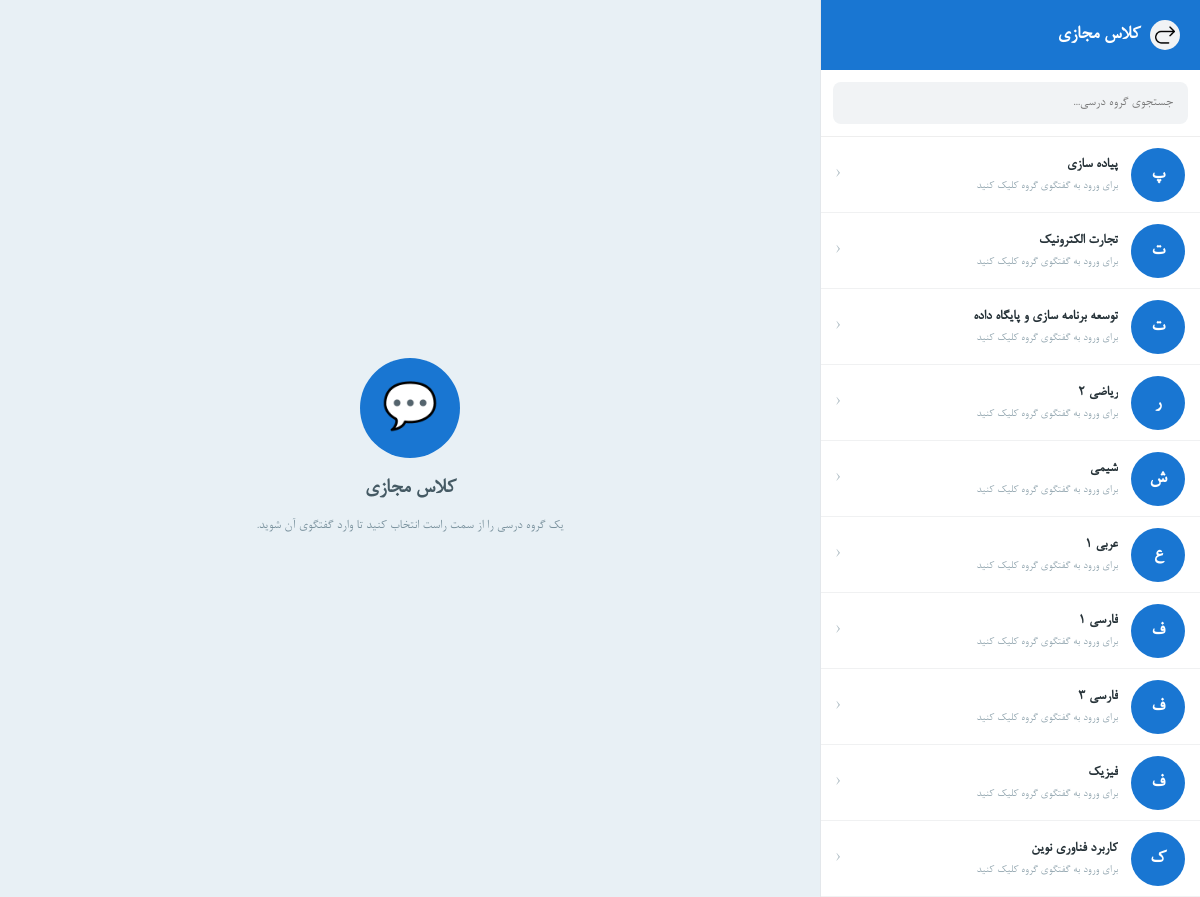
/online_class/index.php (signed in), run on the app's committed database.
### tables this page shows
CREATE TABLE `courses` (
  `Co_ID` int(11) NOT NULL,
  `Co_name` varchar(50) NOT NULL,
  `Co_num` int(2) NOT NULL,
  `Co_type` int(1) NOT NULL,
  `Co_teacherID` int(3) NOT NULL,
  `Co_classID` int(3) NOT NULL
);

### online_class/index.php (the view, shortened to what this page needs)
<?php
require_once '../connect.php';
$id = (int)$_SESSION['ID'];
$type = (int)$_SESSION['type'];
if ($type === 0) {
    $sql = "SELECT c.Co_ID, c.Co_name
            FROM courses c
            INNER JOIN students s ON s.Stu_classID = c.Co_classID
            WHERE s.Stu_ID = :id
            ORDER BY c.Co_name";
    $stmt = $connect->prepare($sql);
    $stmt->execute([':id' => $id]);
} elseif ($type === 1) {
    $sql = "SELECT Co_ID, Co_name
            FROM courses
            WHERE Co_teacherID = :id
            ORDER BY Co_name";
    $stmt = $connect->prepare($sql);
    $stmt->execute([':id' => $id]);
} else {
    $sql = "SELECT Co_ID, Co_name
            FROM courses
            ORDER BY Co_name";
    $stmt = $connect->prepare($sql);
    $stmt->execute();
}
$courses = $stmt->fetchAll(PDO::FETCH_ASSOC);
?>
<!DOCTYPE html>
<html lang="fa" dir="rtl">
<head>
    <link rel="stylesheet" href="../styles/font.css">
    <link rel="stylesheet" href="styles/index.css">
</head>
<body>
<div class="app">
    <div class="messenger">
        <aside class="sidebar">
            <div class="sidebar-header">
                 <button class="back-btn" onclick="location.href='../login.php'">
                    <img src="../images/icons/class_back.png" alt="" id="back">
            </button>
                <div class="sidebar-title">کلاس مجازی</div>
            </div>
            <div class="search-box">
                <input
                    type="text"
                    class="search"
                    id="courseSearch"
                    placeholder="جستجوی گروه درسی..."
                >
            </div>
            <div class="course-list" id="courseList">
                <?php if (!empty($courses)): ?>
                    <?php foreach ($courses as $course): ?>
                        <a
                            href="chat.php?course_id=<?= (int)$course['Co_ID'] ?>"
                            class="course"
                            data-name="<?= htmlspecialchars($course['Co_name']) ?>"
                        >
                            <div class="avatar">
                                <?= htmlspecialchars(mb_substr($course['Co_name'], 0, 1, 'UTF-8')) ?>
                            </div>
                            <div class="course-info">
                                <div class="course-name">
                                    <?= htmlspecialchars($course['Co_name']) ?>
                                </div>
                                <div class="course-last">
                                    برای ورود به گفتگوی گروه کلیک کنید
                                </div>
                            </div>
                            <div class="course-arrow">
                                ‹
                            </div>
                        </a>
                    <?php endforeach; ?>
                <?php else: ?>
                    <div class="empty">
                        گروه درسی‌ای برای شما وجود ندارد.
                    </div>
                <?php endif; ?>
            </div>
        </aside>
        <main class="welcome">
            <div class="welcome-content">
                <div class="welcome-icon">
                    💬
                </div>
                <h2>
                    کلاس مجازی
                </h2>
                <p>
                    یک گروه درسی را از سمت راست انتخاب کنید
                    تا وارد گفتگوی آن شوید.
                </p>
            </div>
        </main>
    </div>
</div>
</body>
</html>

### online_class/styles/index.css (style rules this page uses)
* { box-sizing: border-box; }
html, body { margin: 0; padding: 0; width: 100%; height: 100%; font-family: Tahoma, Arial, sans-serif; background: #dfe7ef; }
body { overflow: hidden; }
.app { width: 100%; height: 100vh; display: flex; justify-content: center; align-items: center; }
.back-btn { width:30px; height:30px; border:0; border-radius:50%; background:#f1f3f5; color:#333; display:flex; align-items:center; justify-content:center; cursor:pointer; font-size:21px; flex-shrink:0; }
.messenger { width: 100%; max-width: 1200px; height: 100vh; background: #fff; display: flex; overflow: hidden; box-shadow: 0 0 25px rgba(0,0,0,.12); }
.sidebar { width: 380px; min-width: 380px; background: #fff; border-left: 1px solid #e3e7eb; display: flex; flex-direction: column; }
.sidebar-header { height: 70px; background: #1976d2; color: #fff; display: flex; align-items: center; padding: 0 20px; gap: 10px; }
.sidebar-title { font-size: 20px; font-weight: bold; }
.search-box { padding: 12px; background: #fff; border-bottom: 1px solid #eee; }
.search { width: 100%; height: 42px; border: none; outline: none; border-radius: 8px; background: #f1f3f5; padding: 0 15px; font-family: inherit; font-size: 14px; }
.course-list { flex: 1; overflow-y: auto; }
.course { height: 76px; display: flex; align-items: center; text-decoration: none; color: #263238; padding: 8px 15px; border-bottom: 1px solid #f0f1f2; transition: background .15s; }
.avatar { width: 54px; height: 54px; min-width: 54px; border-radius: 50%; background: #1976d2; color: #fff; display: flex; align-items: center; justify-content: center; font-size: 20px; font-weight: bold; margin-left: 13px; }
.course-info { min-width: 0; flex: 1; }
.course-name { font-size: 15px; font-weight: bold; margin-bottom: 8px; white-space: nowrap; overflow: hidden; text-overflow: ellipsis; }
.course-last { font-size: 12px; color: #90a4ae; }
.course-arrow { color: #b0bec5; font-size: 18px; margin-right: 8px; }
.welcome { flex: 1; background: #e8f0f5; display: flex; align-items: center; justify-content: center; text-align: center; position: relative; }
.welcome-content { max-width: 400px; padding: 30px; }
.welcome-icon { width: 100px; height: 100px; margin: 0 auto 20px; border-radius: 50%; background: #1976d2; color: #fff; display: flex; align-items: center; justify-content: center; font-size: 45px; }
.welcome h2 { margin: 0 0 12px; font-size: 22px; color: #455a64; }
.welcome p { margin: 0; color: #78909c; font-size: 14px; line-height: 2; }
#back { width: 20px; }

### data on the page
courses: Co_name "پ", Co_name "پیاده سازی"
courses: Co_name "ت", Co_name "تجارت الکترونیک"
courses: Co_name "ت", Co_name "توسعه برنامه سازی و پایگاه داده"
courses: Co_name "ر", Co_name "ریاضی 2"
courses: Co_name "ش", Co_name "شیمی"
courses: Co_name "ع", Co_name "عربی 1"
courses: Co_name "ف", Co_name "فارسی 1"
courses: Co_name "ف", Co_name "فارسی 3"
courses: Co_name "ف", Co_name "فیزیک"
courses: Co_name "ک", Co_name "کاربرد فناوری نوین"
